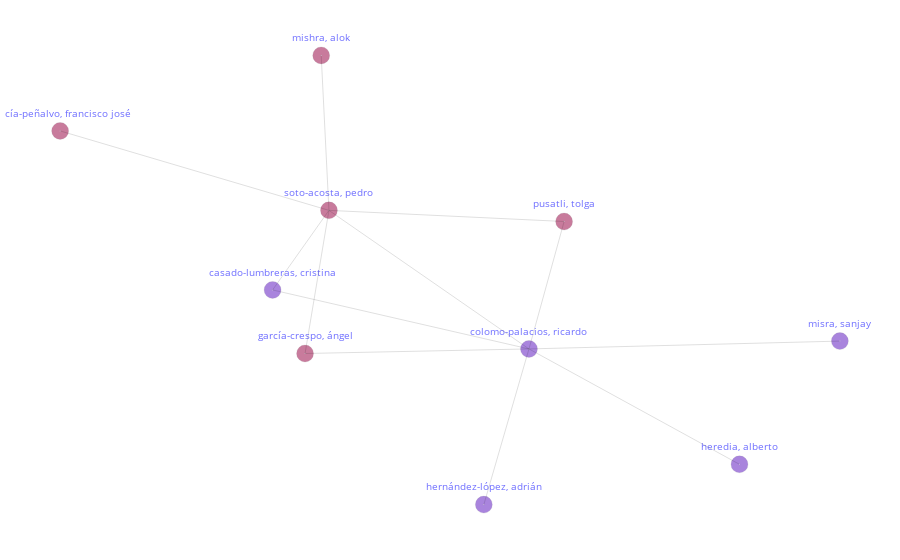

The notebook cell this image was saved under:
### Code cell
# Network - Collaboration Analysis Between Authors, Countries, Intitutions Or Adjacency Analysis Between Authors' Keywords or Keywords Plus. (An interactive plot).
# Arguments: view        = 'notebook', 'browser' ('notebook' -> To plot in your prefered Notebook App. 'browser' -> To plot in your prefered browser window);
#            adj_type    = 'aut', 'cout', 'inst', 'kwa', or 'kwp'
#            min_count   = Relationship between nodes that have connected at least x times;
#            node_labels = True or False (True -> The label IDs will be displayed, False -> Only the nodes will be displayed );
#            node_size   = -1. (If node_size = -1 then the default value will be used. If node_size > 0 then this new value will be used);
#            label_type  = 'id', 'name' (Only meaningfull if node_labels = True. 'id' -> The ID will be displayed; 'name' -> The name will be displayed);
#            centrality  = 'degree', 'load', 'betw', 'close', 'eigen', 'katz', 'harmonic', or None. Color nodes according to centrality criterion
#                          'degree'   = Degree Centrality
#                          'load'     = Load Centrality
#                          'betw'     = Betweenness Centrality
#                          'close'    = Closeness Centrality
#                          'eigen'    = Eigenvector Centrality
#                          'katz'     = Katz Centrality
#                          'harmonic' = Harmonic Centrality
#                           None      = The Community Algorithm, Girvan-Newman, will be used Instead of a Centrality Criterion
bibfile.network_adj(view = 'notebook', adj_type = 'aut', min_count = 5, node_labels = True, label_type = 'name', centrality = None)

# PS: If a centrality criterion is used then the values can be obtained by the following command:  bibfile.table_centr

### Figure 1 — Plotly figure (JSON) as saved in the notebook; plotly's stock layout.template omitted (floating-point values rounded to 4 significant figures)
{"data": [{"hoverinfo": "text", "hovertext": ["id:                       a_737<br>cluster:                1<br>author:                PUSATLI, TOLGA<br>documents:         1<br>collaborators:      2<br>local h-index:       0", "id:                       a_641<br>cluster:                1<br>author:                MISHRA, ALOK<br>documents:         1<br>collaborators:      2<br>local h-index:       0", "id:                       a_325<br>cluster:                1<br>author:                GARCÍA-CRESPO, ÁNGEL<br>documents:         2<br>collaborators:      3<br>local h-index:       1", "id:                       a_870<br>cluster:                1<br>author:                SOTO-ACOSTA, PEDRO<br>documents:         5<br>collaborators:      6<br>local h-index:       4", "id:                       a_645<br>cluster:                0<br>author:                MISRA, SANJAY<br>documents:         1<br>collaborators:      1<br>local h-index:       0", "id:                       a_326<br>cluster:                1<br>author:                GARCÍA-PEÑALVO, FRANCISCO JOSÉ<br>documents:         1<br>collaborators:      2<br>local h-index:       0", "id:                       a_396<br>cluster:                0<br>author:                HEREDIA, ALBERTO<br>documents:         1<br>collaborators:      1<br>local h-index:       0", "id:                       a_397<br>cluster:                0<br>author:                HERNÁNDEZ-LÓPEZ, ADRIÁN<br>documents:         1<br>collaborators:      1<br>local h-index:       0", "id:                       a_178<br>cluster:                0<br>author:                CASADO-LUMBRERAS, CRISTINA<br>documents:         1<br>collaborators:      2<br>local h-index:       0", "id:                       a_222<br>cluster:                0<br>author:                COLOMO-PALACIOS, RICARDO<br>documents:         5<br>collaborators:      7<br>local h-index:       4"], "marker": {"color": ["#9f1853", "#9f1853", "#9f1853", "#9f1853", "#6929c4", "#9f1853", "#6929c4", "#6929c4", "#6929c4", "#6929c4"], "line": {"color": "rgb(50, 50, 50)", "width": 0.15}, "size": 17, "symbol": "circle-dot"}, "mode": "markers+text", "name": "", "opacity": 0.57, "text": ["pusatli, tolga", "mishra, alok", "garcía-crespo, ángel", "soto-acosta, pedro", "misra, sanjay", "garcía-peñalvo, francisco josé", "heredia, alberto", "hernández-lópez, adrián", "casado-lumbreras, cristina", "colomo-palacios, ricardo"], "textfont": {"color": "blue", "size": 10}, "textposition": "top center", "type": "scatter", "x": [252.9, -260.4, -294.5, -244.0, 835.6, -812.0, 623.5, 83.29, -363.1, 178.6], "y": [298.1, 1000.0, -259.7, 345.3, -207.3, 681.0, -727.9, -898.1, 8.901, -240.3]}, {"hoverinfo": "none", "line": {"color": "rgba(0, 0, 0, 0.25)", "dash": "solid", "width": 0.5}, "mode": "lines", "name": "", "textfont": {"color": "blue", "size": 10}, "textposition": "top center", "type": "scatter", "x": [252.9, 178.6, null, 252.9, -244.0, null, -260.4, -244.0, null, -294.5, 178.6, null, -294.5, -244.0, null, -244.0, -363.1, null, -244.0, 178.6, null, -244.0, -812.0, null, 835.6, 178.6, null, 623.5, 178.6, null, 83.29, 178.6, null, -363.1, 178.6, null], "y": [298.1, -240.3, null, 298.1, 345.3, null, 1000.0, 345.3, null, -259.7, -240.3, null, -259.7, 345.3, null, 345.3, 8.901, null, 345.3, -240.3, null, 345.3, 681.0, null, -207.3, -240.3, null, -727.9, -240.3, null, -898.1, -240.3, null, 8.901, -240.3, null]}], "layout": {"hoverlabel": {"font": {"size": 12}}, "hovermode": "closest", "margin": {"b": 10, "l": 5, "r": 5, "t": 10}, "plot_bgcolor": "rgb(255, 255, 255)", "showlegend": false, "xaxis": {"showgrid": false, "showticklabels": false, "zeroline": false}, "yaxis": {"scaleanchor": "x", "scaleratio": 0.5, "showgrid": false, "showticklabels": false, "zeroline": false}}}
